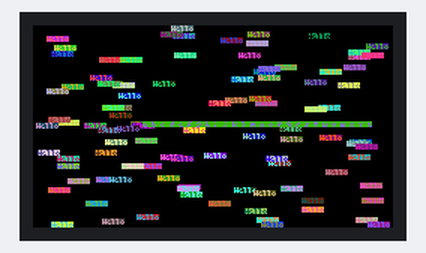
A program run on a simulated ESP32 board running MicroPython. Shown: 240×135 colour display. Random numbers come from a fixed seed; library files of the repository ran but are not shown: st7789py.py, vga2_3x4.py. At 1.9 s the program stops and its outputs stay as they are.

Above: at 1.9 s.

The program:

hello.py
```python
'''

Writes "Hello!" in random colors at random locations on the Display.
https://www.youtube.com/watch?v=atBa0BYPAAc

.. note:: This example requires the following modules:

  .. hlist::
    :columns: 3

    - `st7789py`
    - `tft_config`
    - `vga2_bold_16x32`

'''
from machine import Pin, SPI
import random
import st7789py as st7789
from font import vga2_3x4 as font


def main():
    """
    The big show!
    """
    tft = st7789.ST7789(
    SPI(2, baudrate=40000000, sck=Pin(36), mosi=Pin(35), miso=None),
    135,
    240,
    reset=Pin(33, Pin.OUT),
    cs=Pin(37, Pin.OUT),
    dc=Pin(34, Pin.OUT),
    backlight=Pin(38, Pin.OUT),
    rotation=0,
    color_order=st7789.BGR
    )

    if True:
        for rotation in range(4):
            tft.rotation(rotation)
            tft.fill(0)
            col_max = tft.width - font.WIDTH * 5
            row_max = tft.height - font.HEIGHT
            if col_max < 0 or row_max < 0:
                raise RuntimeError(
                    "This font is too big to display on this screen."
                )

            for _ in range(100):
                tft.text(
                    font,
                    "Hello",
                    random.randint(0, col_max),
                    random.randint(0, row_max),
                    st7789.color565(
                        random.getrandbits(8),
                        random.getrandbits(8),
                        random.getrandbits(8),
                    ),
                    st7789.color565(
                        random.getrandbits(8),
                        random.getrandbits(8),
                        random.getrandbits(8),
                    ),
                )
            tft.text(
                    font,
                    "a b c d e f g h i j k l m n o p q r s t u v w x y z",
                    random.randint(0, col_max),
                    random.randint(0, row_max),
                    st7789.color565(
                        random.getrandbits(8),
                        random.getrandbits(8),
                        random.getrandbits(8),
                    ),
                    st7789.color565(
                        random.getrandbits(8),
                        random.getrandbits(8),
                        random.getrandbits(8),
                    ),
                )


main()
```
